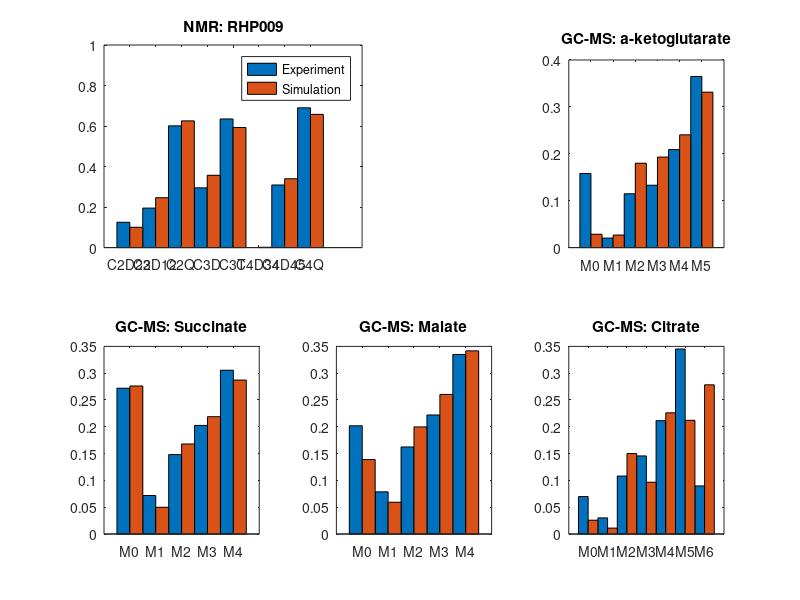

Source code (MATLAB):
function TCA_Matrix()
% Written on 03/10/2008 by Wei Li at Case Western Reserve University
% Last Modified by Wei Li on Sep. 14, 2009
clc, clear
% Animal ID: RHP009
% NMR data
P.NMRdata = [0.125 0.195 0.601 0.295 0.635 0 0.309 0.690];
% GC-MS data
CITMid = [ 6.99 3.01 10.81 14.57 21.15 34.51 8.97];
aKGMid = [ 15.80 2.03 11.48 13.30 20.91 36.49];
MALMid = [ 18.42 7.18 14.82 20.26 30.56];
SUCMID = [ 27.20 7.18 14.82 20.26 30.56];
P.CIT_Mid=CITMid/sum(CITMid);
P.aKG_Mid=aKGMid/sum(aKGMid);
P.SUC_Mid=SUCMID/sum(SUCMID);
P.MAL_Mid=MALMid/sum(MALMid);
P.CIT_Rel=P.CIT_Mid(2:end)/sum(P.CIT_Mid(2:end));
P.aKG_Rel=P.aKG_Mid(2:end)/sum(P.aKG_Mid(2:end));
P.SUC_Rel=P.SUC_Mid(2:end)/sum(P.SUC_Mid(2:end));
P.MAL_Rel=P.MAL_Mid(2:end)/sum(P.MAL_Mid(2:end));

%% Method Selection
method=4;
switch method
 case 1 % PID
 P.GCMSWT=0;
 P.GCMSRelWT=0;
 P.NMRWT=1;
 case 2 % Absolute MID
 P.GCMSWT=1;
 P.GCMSRelWT=0;
 P.NMRWT=0;
 case 3 % Relative MID
 P.GCMSWT=0;
 P.GCMSRelWT=1;
 P.NMRWT=0;
 case 4 % PID + Absolute MID
 P.GCMSWT=1;
 P.GCMSRelWT=0;
 P.NMRWT=1;
 case 5 % PID + Relative MID
 P.GCMSWT=0;
 P.GCMSRelWT=1;
 P.NMRWT=1;
end 

%% optimization process
global OAA
OAA=[1 0 0 0 0 0 0 0 0 0 0 0 0 0 0 0]';
AnaOAA=zeros(4,4);
%AnaOAA(12)=1; %PYR123=1;
AnaOAA(1)=1; %PYR0=1;
P.AnaOAA=AnaOAA;
P.InactativeSUC=0;
yps=0;
ypc=0;
FAT120=0.8;
x0=[FAT120 yps ypc];
[x,Residual]=fminsearch(@NMRParameter,x0,optimset('TolX',1e-9),P);
[E,NMRdata,allPID,MidInfo,OAAarray]=NMRParameter(x,P);
P.FAT12=x(1);
P.Anaplerosis=x(2)+x(3);
disp(P)
%% plotting
NMRdata=[P.NMRdata' NMRdata];
figure(1)
subplot(2,2,1)
bar(NMRdata,1)
set(gca,'XTickLabel',{'C2D23';'C2D12';'C2Q';'C3D';'C3T';'C4D34'; ...
'C4D45'; 'C4Q'})
legend('Experiment','Simulation')
title('NMR: RHP009')
ylim([0,1])
subplot(2,3,3)
bar([P.aKG_Mid; MidInfo.aKGMID]',1)
xlim([0,7])
title('GC-MS: a-ketoglutarate')
set(gca,'XTickLabel',{'M0';'M1';'M2';'M3';'M4';'M5'})
subplot(2,3,4)
bar([P.SUC_Mid; MidInfo.SUCMID]',1)
title('GC-MS: Succinate')
xlim([0,6])
set(gca,'XTickLabel',{'M0';'M1';'M2';'M3';'M4'})
subplot(2,3,5)
bar([P.MAL_Mid; MidInfo.MALMID]',1)
xlim([0,6])
title('GC-MS: Malate')
set(gca,'XTickLabel',{'M0';'M1';'M2';'M3';'M4'})
subplot(2,3,6)
bar([P.CIT_Mid; MidInfo.CITMID]',1) 

title('GC-MS: Citrate')
xlim([0,8])
set(gca,'XTickLabel',{'M0';'M1';'M2';'M3';'M4';'M5';'M6'})
colormap gray
%% main subroutine
%----------------------------------------------------------------------
function [E,NMRdata,AllPID,MidInfo,OAAarray]=NMRParameter(x0,P)
FAT12=x0(1);
yps=x0(2);
ypc=x0(3);
InactativeSUC=P.InactativeSUC;
NaturalAbundance=0.011;
OneCarbon=[1-NaturalAbundance, NaturalAbundance];
TwoCarbon=OneCarbon'*OneCarbon;
TwoCarbon=TwoCarbon(:)';
AnaSUC=TwoCarbon'*TwoCarbon;
AcCoA=FAT12*[0 0 0 1]+(1-FAT12)*TwoCarbon;
AnaSUC_GCMS=zeros(4,4);
AnaSUC_GCMS(1,1)=1;
AcCoA_GCMS=FAT12*[0 0 0 1]+(1-FAT12)*[1 0 0 0];
%% Iterative operation
global OAA
OAA=OAA/sum(OAA);
i=0;
while i<500;
 UpdatedOAA=TCACycle(OAA,AcCoA,yps,ypc,AnaSUC,P.AnaOAA);
 i=i+1;
 OAAarray(1,:)=OAA;
 OAA=UpdatedOAA;
 OAAarray(2,:)=OAA;
 Difference=sum(abs(OAAarray(2,:)-OAAarray(1,:)));
 if Difference<1e-7;
 break
 end
end
[Temp0,Temp1,GLUT]=TCACycle(OAA,AcCoA,yps,ypc,AnaSUC,P.AnaOAA);
i=0;
while i<500;
 UpdatedOAA=TCACycle(OAA,AcCoA_GCMS,yps,ypc,AnaSUC_GCMS,P.AnaOAA);
 i=i+1;
 OAAarray(1,:)=OAA;
 OAA=UpdatedOAA;
 OAAarray(2,:)=OAA;
 Difference=sum(abs(OAAarray(2,:)-OAAarray(1,:)));
 if Difference<1e-7;
 break
 end
end
[OAA,CIT,aKG,SUC]=TCACycle(OAA,AcCoA_GCMS,yps,ypc,AnaSUC_GCMS,P.AnaOAA);
FuMal=OAA;
SUC=(SUC+AnaSUC*InactativeSUC)/(1+InactativeSUC); 

%% Calculation of MID
CITMassTemplate = [ 0 1 1 2 1 2 2 3 1 2 2 3 2 3 3 4
 1 2 2 3 2 3 3 4 2 3 3 4 3 4 4 5
 1 2 2 3 2 3 3 4 2 3 3 4 3 4 4 5
 2 3 3 4 3 4 4 5 3 4 4 5 4 5 5 6 ]';
SUCMassTemplate = [ 0 1 1 2;1 2 2 3;1 2 2 3;2 3 3 4 ];
OAAMassTemplate = [ 0 1 1 2 1 2 2 3 1 2 2 3 2 3 3 4 ]';
FuMalMassTemplate= OAAMassTemplate;
aKGMassTemplate =CITMassTemplate(1:8,:);
for i=0:6
 CITMID(i+1)=sum(sum(CIT.*(CITMassTemplate==i)));
end
for i=0:4
 SUCMID(i+1)=sum(sum(SUC.*(SUCMassTemplate==i)));
 OAAMID(i+1)=sum(sum(OAA.*(OAAMassTemplate==i)));
 MALMID(i+1)=sum(sum(FuMal.*(FuMalMassTemplate==i)));
end
for i=0:5
 aKGMID(i+1)=sum(sum(aKG.*(aKGMassTemplate==i)));
end
MidInfo.CITMID=CITMID;
MidInfo.SUCMID=SUCMID;
MidInfo.OAAMID=OAAMID;
MidInfo.aKGMID=aKGMID;
MidInfo.MALMID=MALMID;
MidInfo.MAL_Rel=MALMID(2:end)/sum(MALMID(2:end));
MidInfo.CIT_Rel=CITMID(2:end)/sum(CITMID(2:end));
MidInfo.SUC_Rel=SUCMID(2:end)/sum(SUCMID(2:end));
MidInfo.aKG_Rel=aKGMID(2:end)/sum(aKGMID(2:end));
%% Calculation of PID
C1F = sum(sum(GLUT(5:8,:)));
C2F = sum(sum(GLUT(2:2:8,:)));
C3F = sum(sum(GLUT([3 4 7 8],:)));
C4F = sum(sum(GLUT(:,3:4)));
C5F = sum(sum(GLUT(:,[2 4])));
C1S = sum(sum(GLUT([5 7],:)))/C1F;
C1D = sum(sum(GLUT([6 8],:)))/C1F;
C2S = sum(sum(GLUT(2,:)))/C2F;
C2D23=sum(sum(GLUT(4,:)))/C2F;
C2D12=sum(sum(GLUT(6,:)))/C2F;
C2Q = sum(sum(GLUT(8,:)))/C2F;
C3S = sum(sum(GLUT([3 7],1:2)))/C3F;
C3D =(sum(sum(GLUT([4 8],1:2)))+ sum(sum(GLUT([3 7],3:4))))/C3F;
C3T = sum(sum(GLUT([4 8],3:4)))/C3F;
C4S = sum(GLUT([1 2 5 6],3))/C4F;
C4D34=sum(GLUT([3 4 7 8],3))/C4F;
C4D45=sum(GLUT([1 2 5 6],4))/C4F;
C4Q = sum(GLUT([3 4 7 8],4))/C4F;
C5S = sum(GLUT(:,2))/C5F;
C5D = sum(GLUT(:,4))/C5F;
AllPID=[C2S,C2D12,C2D23,C2Q,C3S,C3D,C3T,C4S,C4D34,C4D45,C4Q]; 

NMRdata=[C2D23;C2D12;C2Q;C3D;C3T;C4D34;C4D45;C4Q];
E_NMR=sum((P.NMRdata-NMRdata').^2);
E(1)=sum((MidInfo.CITMID-P.CIT_Mid).^2);
E(2)=sum((MidInfo.aKGMID-P.aKG_Mid).^2);
E(3)=sum((MidInfo.SUCMID-P.SUC_Mid).^2);
E(4)=sum((MidInfo.MALMID-P.MAL_Mid).^2);
E_GCMS=sum(E);
E_Rel(1)=sum((MidInfo.CIT_Rel-P.CIT_Rel).^2);
E_Rel(2)=sum((MidInfo.aKG_Rel-P.aKG_Rel).^2);
E_Rel(3)=sum((MidInfo.SUC_Rel-P.SUC_Rel).^2);
E_Rel(4)=sum((MidInfo.MAL_Rel-P.MAL_Rel).^2);
E_GCMS_Rel=sum(E_Rel);
E=E_NMR*P.NMRWT+E_GCMS*P.GCMSWT+E_GCMS_Rel*P.GCMSRelWT;
return
%% Kernel
%----------------------------------------------------------------------
function [UpdatedOAA,CIT,aKG,FinalSUC]=TCACycle(OAA,AcCoA,yps,ypc,AnaSUC,AnaOAA)
index=[1 9 3 11 5 13 7 15 2 10 4 12 6 14 8 16];
CIT=OAA*AcCoA;
aKG=[eye(8) eye(8)]*CIT;
SucCoA=[eye(4) eye(4)]*aKG;
SUC=(SucCoA+AnaSUC*yps)/(1+yps);
FinalSUC=(SUC+SUC')/2;
OAAFUMAL=(FinalSUC*(1+yps)+AnaOAA*ypc)/(1+yps+ypc);
OFM=(OAAFUMAL+OAAFUMAL')/2;
OFM=OFM(:);
UpdatedOAA=OFM(index);
return 